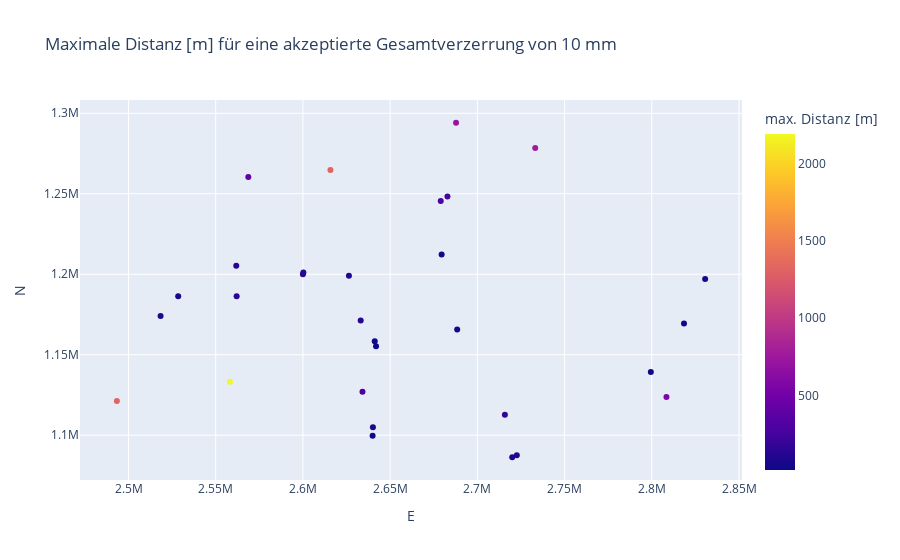

The notebook cell this image was saved under:
### Markdown cell above
### Maximale Distanz [m] für einen gegebenen erlaubten Gesamtfehler

### Code cell
fig = px.scatter(
    points.values(),
    x="E",
    y="N",
    hover_data=["Name"],
    color="max. Distanz [m]",
    title=f"Maximale Distanz [m] für eine akzeptierte Gesamtverzerrung von {max_error} mm",
)

fig.show()

### Figure 1 — Plotly figure (JSON) as saved in the notebook; plotly's stock layout.template omitted (floating-point values rounded to 4 significant figures)
{"data": [{"customdata": [["Cadenazzo"], ["Bern"], ["Muttenz"], ["Chessel"], ["Melano"], ["Kraftwerk Untere Enge"], ["Bottinghofen am Bodensee"], ["Zürich HB"], ["Boncourt"], ["CERN"], ["Neuchatel"], ["Interlaken Ost"], ["Campognolo"], ["Bargen, SH"], ["Visp"], ["Langnau"], ["Vallorbe"], ["Martina"], ["Ste-Croix"], ["Andermatt"], ["Monte Generoso"], ["Saas Almagell"], ["Rigi"], ["Alp Grüm"], ["Ofenpass"], ["Payerne"], ["Eigergletscher"], ["Sphinx"], ["Stausee Mattmark"], ["Wasserstollen Uetliberg"]], "hovertemplate": "E=%{x}<br>N=%{y}<br>Name=%{customdata[0]}<br>max. Distanz [m]=%{marker.color}<extra></extra>", "legendgroup": "", "marker": {"color": [163.9, 115.2, 1315.0, 2190.0, 87.18, 127.6, 767.7, 285.2, 402.7, 1315.0, 133.7, 127.1, 554.6, 723.4, 272.7, 92.95, 84.55, 61.74, 59.58, 47.49, 103.7, 66.34, 35.74, 35.43, 30.73, 147.4, 28.79, 18.69, 45.26, 290.3], "coloraxis": "coloraxis", "symbol": "circle"}, "mode": "markers", "name": "", "showlegend": false, "type": "scatter", "x": [2716000.0, 2600000, 2616000.0, 2558000.0, 2720000.0, 2600000.0, 2733000.0, 2683000.0, 2569000.0, 2493320, 2562000.0, 2633000.0, 2808405, 2688000.0, 2634000.0, 2626000.0, 2518000.0, 2831000.0, 2528490, 2688000.0, 2723000.0, 2640000.0, 2680000.0, 2799000.0, 2818000.0, 2562000.0, 2641000.0, 2641911, 2640000.0, 2679000], "xaxis": "x", "y": [1113000.0, 1200000, 1265000.0, 1133230, 1086300, 1201114, 1279000.0, 1248258, 1260400, 1121229, 1205000.0, 1171000.0, 1124000.0, 1294000.0, 1127000.0, 1199000.0, 1174000.0, 1197000.0, 1186000.0, 1166000.0, 1087610, 1105000.0, 1212000.0, 1139000.0, 1169000.0, 1186000.0, 1158000.0, 1155280, 1100000.0, 1245500], "yaxis": "y"}], "layout": {"coloraxis": {"colorbar": {"title": {"text": "max. Distanz [m]"}}, "colorscale": [[0, "#0d0887"], [0.1111, "#46039f"], [0.2222, "#7201a8"], [0.3333, "#9c179e"], [0.4444, "#bd3786"], [0.5556, "#d8576b"], [0.6667, "#ed7953"], [0.7778, "#fb9f3a"], [0.8889, "#fdca26"], [1, "#f0f921"]]}, "legend": {"tracegroupgap": 0}, "title": {"text": "Maximale Distanz [m] für eine akzeptierte Gesamtverzerrung von 10 mm"}, "xaxis": {"anchor": "y", "domain": [0, 1], "title": {"text": "E"}}, "yaxis": {"anchor": "x", "domain": [0, 1], "title": {"text": "N"}}}}
